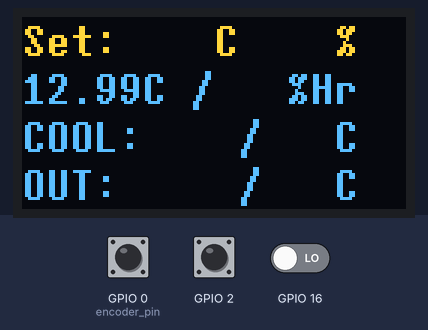
Simulated run of this program. Board: ESP8266 (NodeMCU). Shown: 128×64 one-colour display. The inputs (shaded band) are chosen by the test bench; at power-on: GPIO 2 LOW, GPIO 16 LOW, GPIO 0 (encoder_pin) HIGH. The OLED is the two-colour kind (top 16 rows yellow); what the program prints to the serial monitor is not drawn.

Above: at 3.3 s.
3.4 s: GPIO 2 driven HIGH
At 4.1 s:
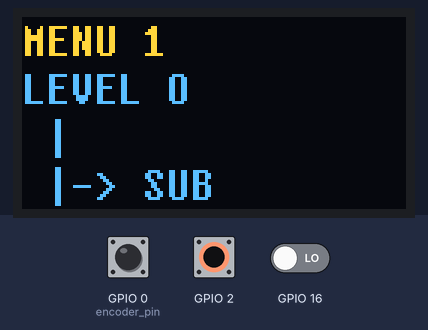
4.9 s: GPIO 16 driven HIGH
At 5.5 s:
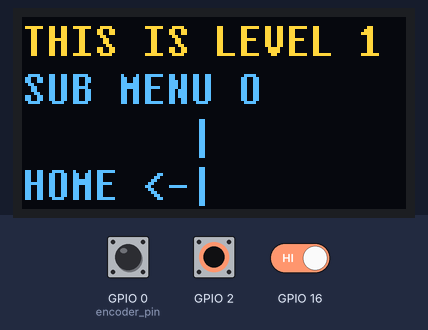
6.4 s: GPIO 2 pulsed LOW 2 times (0.12 s each, 0.3 s apart)
At 6.71 s:
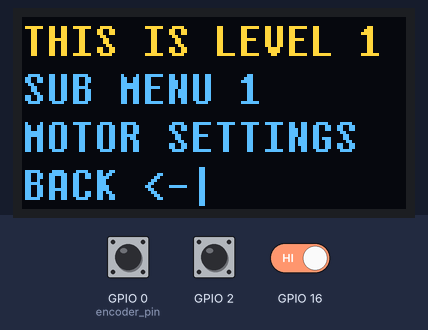
Timing chart, 0 to 9.4 s (numbered marks = the images above; inputs shaded):
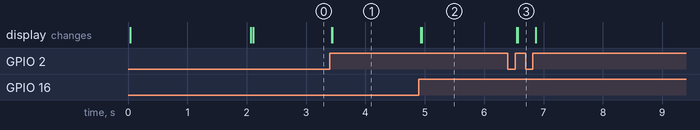

The program:

main.cpp
```cpp
#include <Arduino.h>
#include <U8x8lib.h>
#include "rotary.h"

U8X8_SH1106_128X64_NONAME_HW_I2C u8x8(/* reset=*/ U8X8_PIN_NONE);   // Adafruit ESP8266/32u4/ARM Boards + FeatherWing OLED

unsigned int timer100ms = 0;

unsigned char tsetpoint=10;

void on_release_action(unsigned char menuNb);
void on_rotary_cw_action(unsigned char menuNb);
void on_rotary_ccw_action(unsigned char menuNb);

unsigned char refreshMenuDisplay(unsigned char menuNb);

void display_menu_0();
void display_menu_1();
void display_menu_1_0();
void display_menu_1_1();
void display_menu_2();
void display_menu_2_0();

signed char switchEvent = -1;
unsigned char menu = 0, old_menu = 0;

void setup() {

  pinMode(2, INPUT);
  pinMode(0, INPUT);
  pinMode(16, INPUT);

  Serial.begin(9600);

  u8x8.begin();
  u8x8.setFont(u8x8_font_7x14B_1x2_f);
  u8x8.drawString(0, 0, "-ROTARY SWITCH-");
  u8x8.drawString(0, 2, "RTH 26.05.2020");

  delay(2000);
  u8x8.setFont(u8x8_font_7x14B_1x2_f);
  u8x8.clearDisplay();
  u8x8.setCursor(0, 0);
  refreshMenuDisplay(0);
  delay(50);
}

void loop() {

  switchEvent = getRotarySwitchEvent(2,0,16);

  // Event detection on rotary switch
  if(switchEvent != ROTARY_NO_EVENT){
    switch(switchEvent){
      case ROTARY_INC : on_rotary_cw_action(menu); break;
      case ROTARY_DEC : on_rotary_ccw_action(menu); break;
      case ROTARY_SW_PUSH :  break;
      case ROTARY_SW_RELEASE : on_release_action(menu); break;
      default : break;
    }
  }

    // Refresh display only when menu change
    if((old_menu != menu)){
      Serial.print("---> MENU CHANGE\n");
      refreshMenuDisplay(menu);
      old_menu = menu;
    }

  if(timer100ms>=10){
    timer100ms=0;
  }

  timer100ms++;
  delay(10);
}


//*******************************************
void on_rotary_cw_action(unsigned char menuNb){
  switch(menuNb){
    case 0: menu = 1; break;
    case 1: menu = 2; break;
    case 2: menu = 0; break;

    case 10: menu = 11; break;
    case 11: menu = 10; break;
    case 20: tsetpoint++; display_menu_2_0(); break;
    default :  break;
  }
}
//*******************************************
void on_rotary_ccw_action(unsigned char menuNb){
  switch(menuNb){
    case 0: menu = 2; break;
    case 1: menu = 1; break;
    case 2: menu = 0; break;

    case 10: menu = 11; break;
    case 11: menu = 10; break;
    case 20: tsetpoint--; display_menu_2_0(); break;
    default :  break;
  }
}
//*******************************************
void on_release_action(unsigned char menuNb){
  switch(menuNb){
    case 0: break;
    case 1: menu = 10; break;
    case 2: menu = 20; break;

    case 10: menu = 0; break;
    case 11: menu = 1; break;
    case 20: menu = 2; break;
    default :  break;
  }
}

//******************************************

unsigned char refreshMenuDisplay(unsigned char menuNb){
  u8x8.clearDisplay();
  switch(menuNb){
    case 0 : display_menu_0(); break;
    case 1 : display_menu_1(); break;
    case 2 : display_menu_2(); break;

    case 10 : display_menu_1_0(); break;
    case 11 : display_menu_1_1(); break;
    case 20 : display_menu_2_0(); break;
    default : u8x8.drawString(0, 0, "ERROR MENU L0");
  }
}

//****************************************************

//-------------- MENU AND SUB MENU -------------------

/// MENU PRINCIPAL
void display_menu_0(){

  u8x8.drawString(0, 0, "Set:    C    %");
  u8x8.drawString(0, 2, "12.99C /   %Hr");
  u8x8.drawString(0, 4, "COOL:    /   C");
  u8x8.drawString(0, 6, "OUT:     /   C");
}


/// MENU 1
void display_menu_1(){

  u8x8.drawString(0, 0, "MENU 1");
  u8x8.drawString(0, 2, "LEVEL 0");
  u8x8.drawString(0, 4, " |");
  u8x8.drawString(0, 6, " |-> SUB");
}

        void display_menu_1_0(){

          u8x8.drawString(0, 0, "THIS IS LEVEL 1");
          u8x8.drawString(0, 2, "SUB MENU 0");
          u8x8.drawString(0, 4, "       |");
          u8x8.drawString(0, 6, "HOME <-|");
        }

        void display_menu_1_1(){

          u8x8.drawString(0, 0, "THIS IS LEVEL 1");
          u8x8.drawString(0, 2, "SUB MENU 1");
          u8x8.drawString(0, 4, "MOTOR SETTINGS");
          u8x8.drawString(0, 6, "BACK <-|");
        }

/// MENU BACK
void display_menu_2(){

  u8x8.drawString(0, 0, "     MENU 2     ");
  u8x8.drawString(0, 2, " TEMP. SETPOINT ");
  u8x8.setCursor(6, 4);
  u8x8.print(tsetpoint, DEC);
  u8x8.print(" C");
  u8x8.drawString(0, 6, "        -CHANGE-");
}
        void display_menu_2_0(){

          u8x8.drawString(0, 0, "     MENU 2     ");
          u8x8.drawString(0, 2, " TEMP. SETPOINT ");

          u8x8.setInverseFont(1);
          u8x8.setCursor(6, 4);
          u8x8.print(tsetpoint, DEC);
          u8x8.print(" C ");
          u8x8.setInverseFont(0);

          u8x8.drawString(0, 6, "            -OK-");
        }
```

rotary.cpp
```cpp
  #include <Arduino.h>
  #include "rotary.h"

  /*
  pinMode(rswitch_sw_pin, INPUT);
  pinMode(rswitch_clk_pin, INPUT);
  pinMode(rswitch_dat_pin, INPUT);
*/

  /**
 * @brief Get the Rotary Switch Event object
 *
 * @return unsigned char Rotary switch event
 */
signed char getRotarySwitchEvent(unsigned char rswitch_clk_pin, unsigned char rswitch_dat_pin, unsigned char rswitch_sw_pin){

  unsigned char encoder_pin = 0;
  static unsigned char old_encoder_pin = 1;
  unsigned char rotation_direction = 0;
  unsigned char sw_event=0;
  unsigned char rotary_sw_event =0;
  unsigned char old_rotary_sw_event=0;
  signed char encoderAction=-1;

  //*****
  encoder_pin |= digitalRead(rswitch_clk_pin);
  encoder_pin |= digitalRead(rswitch_dat_pin)<<1;
  encoder_pin |= digitalRead(rswitch_sw_pin)<<2;
  //*****

  // Detect rising edge of CLK
  if(((old_encoder_pin & 0x01) == 0) && ((encoder_pin & 0x01) > 0)){
    if((encoder_pin & 0x02) > 0){
      // Get data level for CCW
      rotation_direction = 2;
    }else
    // Get data level for CW
      rotation_direction = 1;
/*
    Serial.print("Rot: ");
    Serial.print(rotation_direction, DEC);
    Serial.print("  ");
    */
  }

      // Encoder rotation pin CLK and DAT must be to high level before get SW state
    if(((encoder_pin & 0x03) ==  0x03) && ((old_encoder_pin & 0x03) ==  0x03)) {
      // Detect falling edge of SW push
      if(((old_encoder_pin & 0x04) > 0) && ((encoder_pin & 0x04) == 0)){
        sw_event = 1;
        /*
        Serial.print("Sw: ");
        Serial.print(sw_event, DEC);
        Serial.print("   ");
        */
      }
      // Detect rising edge of SW push
      if(((old_encoder_pin & 0x04) == 0) && ((encoder_pin & 0x04) > 0)){
        sw_event = 2;
        /*
        Serial.print("Sw: ");
        Serial.print(sw_event, DEC);
        Serial.print("   ");
        */
      }
    }

  old_encoder_pin = encoder_pin;

  rotary_sw_event |= rotation_direction;
  rotary_sw_event |= sw_event <<2;

  if(rotary_sw_event != old_rotary_sw_event){
    rotary_sw_event |= 0x10;
  }

  if(rotary_sw_event & 0x10){
    switch(rotary_sw_event & 0x03){
      case 0x01 : encoderAction = ROTARY_DEC; break;
      case 0x02 : encoderAction = ROTARY_INC; break;
      default : break;
    }

      switch(rotary_sw_event & 0x0C){
      case 0x04 : encoderAction = ROTARY_SW_PUSH; break;
      case 0x08 : encoderAction = ROTARY_SW_RELEASE; break;
      default : break;
    }
  }else encoderAction = ROTARY_NO_EVENT;

    old_rotary_sw_event = rotary_sw_event;
  return encoderAction;
}
```

rotary.h
```cpp
// Rotary switch pin definition in getRotarySwitchEvent()
/*
#define rswitch_clk_pin 2
#define rswitch_dat_pin 0
#define rswitch_sw_pin 16
*/

#define ROTARY_NO_EVENT -1
#define ROTARY_INC 0
#define ROTARY_DEC 1
#define ROTARY_SW_PUSH 2
#define ROTARY_SW_RELEASE 3

extern signed char getRotarySwitchEvent(unsigned char rswitch_clk_pin, unsigned char rswitch_dat_pin, unsigned char rswitch_sw_pin);
```

Measured:
- after the input at 3.4 s, the display: first changes at once (image 1 shows a later state)
- after the input at 4.9 s, the display: first changes at once (image 2 shows a later state)
- after the input at 6.4 s, the display: first changes after 0.15 s (image 3 shows a later state)
